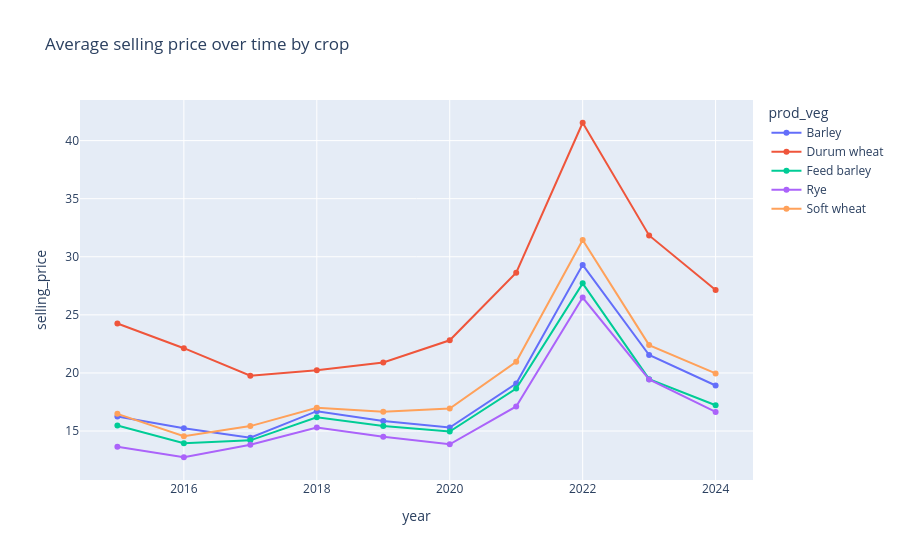

The notebook cell this image was saved under:
### Code cell
avg = merged_df.groupby(['year','prod_veg'])['selling_price'].mean().reset_index()

fig = px.line(avg, x='year', y='selling_price',
    color='prod_veg', markers=True,
    title='Average selling price over time by crop')
fig.show()

### Figure 1 — Plotly figure (JSON) as saved in the notebook; plotly's stock layout.template omitted (floating-point values rounded to 4 significant figures)
{"data": [{"hovertemplate": "prod_veg=Barley<br>year=%{x}<br>selling_price=%{y}<extra></extra>", "legendgroup": "Barley", "line": {"color": "#636efa", "dash": "solid"}, "marker": {"symbol": "circle"}, "mode": "lines+markers", "name": "Barley", "orientation": "v", "showlegend": true, "type": "scatter", "x": [2015, 2016, 2017, 2018, 2019, 2020, 2021, 2022, 2023, 2024], "xaxis": "x", "y": [16.26, 15.23, 14.42, 16.71, 15.87, 15.3, 19.09, 29.3, 21.55, 18.92], "yaxis": "y"}, {"hovertemplate": "prod_veg=Durum wheat<br>year=%{x}<br>selling_price=%{y}<extra></extra>", "legendgroup": "Durum wheat", "line": {"color": "#EF553B", "dash": "solid"}, "marker": {"symbol": "circle"}, "mode": "lines+markers", "name": "Durum wheat", "orientation": "v", "showlegend": true, "type": "scatter", "x": [2015, 2016, 2017, 2018, 2019, 2020, 2021, 2022, 2023, 2024], "xaxis": "x", "y": [24.26, 22.13, 19.76, 20.23, 20.89, 22.81, 28.63, 41.54, 31.84, 27.14], "yaxis": "y"}, {"hovertemplate": "prod_veg=Feed barley<br>year=%{x}<br>selling_price=%{y}<extra></extra>", "legendgroup": "Feed barley", "line": {"color": "#00cc96", "dash": "solid"}, "marker": {"symbol": "circle"}, "mode": "lines+markers", "name": "Feed barley", "orientation": "v", "showlegend": true, "type": "scatter", "x": [2015, 2016, 2017, 2018, 2019, 2020, 2021, 2022, 2023, 2024], "xaxis": "x", "y": [15.48, 13.95, 14.2, 16.19, 15.43, 14.96, 18.66, 27.71, 19.47, 17.22], "yaxis": "y"}, {"hovertemplate": "prod_veg=Rye<br>year=%{x}<br>selling_price=%{y}<extra></extra>", "legendgroup": "Rye", "line": {"color": "#ab63fa", "dash": "solid"}, "marker": {"symbol": "circle"}, "mode": "lines+markers", "name": "Rye", "orientation": "v", "showlegend": true, "type": "scatter", "x": [2015, 2016, 2017, 2018, 2019, 2020, 2021, 2022, 2023, 2024], "xaxis": "x", "y": [13.64, 12.74, 13.82, 15.3, 14.51, 13.86, 17.11, 26.49, 19.44, 16.64], "yaxis": "y"}, {"hovertemplate": "prod_veg=Soft wheat<br>year=%{x}<br>selling_price=%{y}<extra></extra>", "legendgroup": "Soft wheat", "line": {"color": "#FFA15A", "dash": "solid"}, "marker": {"symbol": "circle"}, "mode": "lines+markers", "name": "Soft wheat", "orientation": "v", "showlegend": true, "type": "scatter", "x": [2015, 2016, 2017, 2018, 2019, 2020, 2021, 2022, 2023, 2024], "xaxis": "x", "y": [16.48, 14.56, 15.42, 17.01, 16.67, 16.93, 20.96, 31.45, 22.4, 19.96], "yaxis": "y"}], "layout": {"legend": {"title": {"text": "prod_veg"}, "tracegroupgap": 0}, "title": {"text": "Average selling price over time by crop"}, "xaxis": {"anchor": "y", "domain": [0, 1], "title": {"text": "year"}}, "yaxis": {"anchor": "x", "domain": [0, 1], "title": {"text": "selling_price"}}}}
